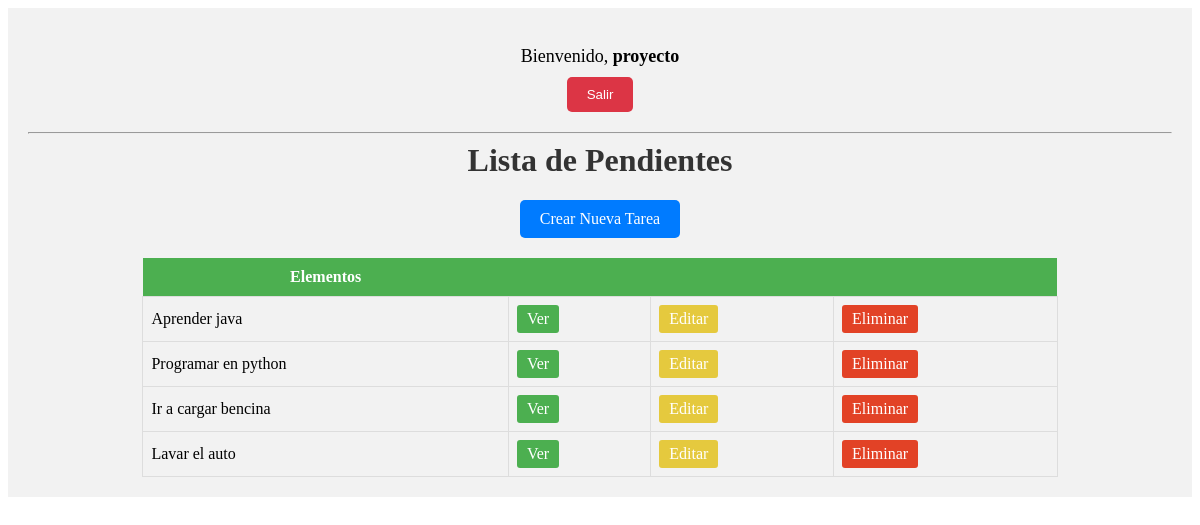
Before: / (signed in) with the older database file.
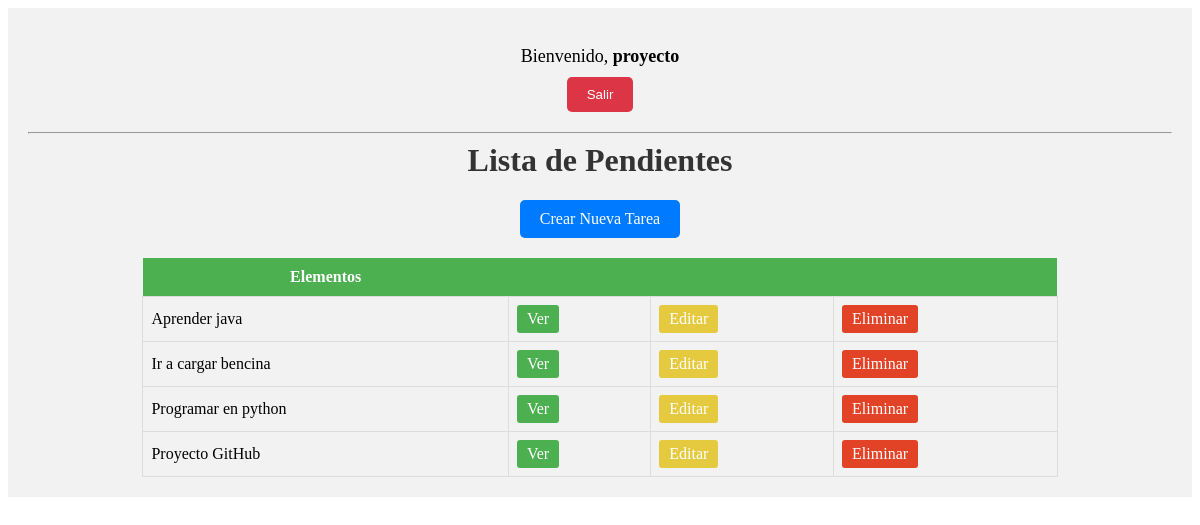
After: the same page with the newer database file.
### base/models.py (models this page shows, shortened)
class Tarea(models.Model):
    usuario = models.ForeignKey(User, on_delete=models.CASCADE, null=True, blank=True)
    titulo = models.CharField(max_length=50)
    descripcion = models.TextField(null=True, blank=True)
    completo = models.BooleanField(default=False)
    fecha = models.DateTimeField(auto_now_add=True)
    class Meta:
        ordering = ['completo']

### base/views.py (the view)
# urls.py: urlpatterns = [path('', ListaPendientes.as_view(), name='tareas'),
class ListaPendientes(LoginRequiredMixin, ListView):
    model = Tarea
    context_object_name = 'tareas'
    def get_context_data(self, **kwargs):
        context = super().get_context_data(**kwargs)
        context['tareas'] = context['tareas'].filter(usuario=self.request.user)
        context['count'] = context['tareas'].filter(completo=False).count()
        return context

### base/templates/base/tarea_list.html (shortened to what this page needs)
<div style="text-align: center; background-color: #f2f2f2; padding: 20px;">
    {% if request.user.is_authenticated %}
        <p style="font-size: 18px; margin-bottom: 10px;">Bienvenido, <strong>{{ request.user }}</strong></p>
        <form id="logout-form" action="{% url 'logout' %}" method="post" style="margin-bottom: 20px;">
            <button type="submit" style="background-color: #dc3545; color: white; border: none; padding: 10px 20px; border-radius: 5px; cursor: pointer;">Salir</button>
        </form>
    {% else %}
        <a href="{% url 'login' %}" style="font-size: 18px; background-color: #007bff; color: white; padding: 10px 20px; border-radius: 5px; text-decoration: none; margin-bottom: 20px; display: inline-block;">Ingresar</a>
    {% endif %}
    <hr>
    <h1 style="color: #333; margin-top: 0;">Lista de Pendientes</h1>
    <a href="{% url 'crear-tarea' %}" style="text-decoration: none; background-color: #007bff; color: white; padding: 10px 20px; border-radius: 5px; display: inline-block; margin-bottom: 20px;">Crear Nueva Tarea</a>
    <table style="margin: 0 auto; border-collapse: collapse; width: 80%;">
        <tr>
            <th style="background-color: #4CAF50; color: white; padding: 10px;">Elementos</th>
            <th style="background-color: #4CAF50; color: white; padding: 10px;"></th>
            <th style="background-color: #4CAF50; color: white; padding: 10px;"></th>
            <th style="background-color: #4CAF50; color: white; padding: 10px;"></th>
        </tr>
        {% for tarea in tareas %}
        <tr>
            <td style="border: 1px solid #ddd; padding: 8px;">{{ tarea.titulo }}</td>
            <td style="border: 1px solid #ddd; padding: 8px;"><a href="{% url 'tarea' tarea.id %}" style="text-decoration: none; background-color: #4CAF50; color: white; padding: 5px 10px; border-radius: 3px; display: inline-block;">Ver</a></td>
            <td style="border: 1px solid #ddd; padding: 8px;"><a href="{% url 'editar-tarea' tarea.id %}" style="text-decoration: none; background-color: #e5c93e; color: white; padding: 5px 10px; border-radius: 3px; display: inline-block;">Editar</a></td>
            <td style="border: 1px solid #ddd; padding: 8px;"><a href="{% url 'eliminar-tarea' tarea.id %}" style="text-decoration: none; background-color: #e24226; color: white; padding: 5px 10px; border-radius: 3px; display: inline-block;">Eliminar</a></td>
        </tr>
        {% empty %}
        <tr>
            <td colspan="4" style="text-align: center;"><h3>No hay elementos en esta lista</h3></td>
        </tr>
        {% endfor %}
    </table>
</div>

Changed rows visible on the page:
removed Tarea: titulo "Lavar el auto"
changed Tarea "Ir a cargar bencina": moves up the list
added Tarea: titulo "Proyecto GitHub"
